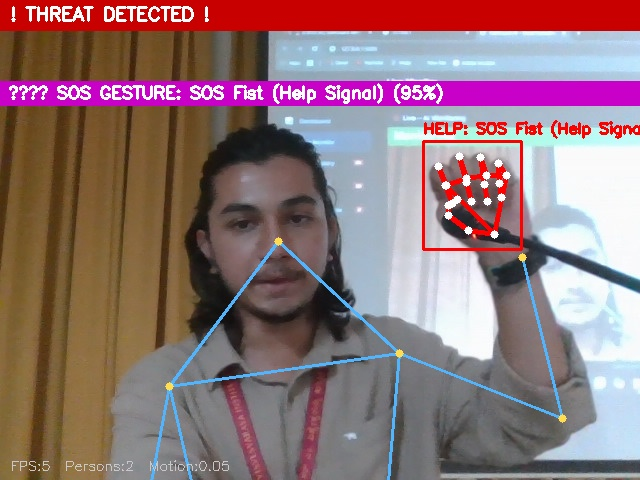
#> input picture data/captures/incident_00f62f49.jpg, 640 x 480 px
$ python -i detector.py   (imports and definitions only)
#> lines starting #> are read from the running program, lines starting #| are printed output that depends on the picture
#> further down, picture is the input picture: shape (480, 640, 3); mean B, G, R 119.4, 116.5, 143.8
"""
AI Violence & Suspicious Activity Detector
Uses optical flow (motion analysis) + background subtraction
+ a lightweight CNN approach to detect:
  - Violence / aggressive movement
  - Suspicious loitering
  - Running/panic behavior
  - Crowd anomaly
"""

import cv2
import numpy as np
import time
from collections import deque


class ActivityDetector:
    def __init__(self, violence_threshold=0.75, sensitivity="medium"):
        self.violence_threshold = violence_threshold
        self.sensitivity = sensitivity

        # Background subtractor
        self.bg_subtractor = cv2.createBackgroundSubtractorMOG2(
            history=500, varThreshold=50, detectShadows=True
        )

        # Optical flow
        self.prev_gray = None
        self.motion_history = deque(maxlen=30)
        self.flow_magnitude_history = deque(maxlen=20)

        # Loitering detection
        self.person_positions = deque(maxlen=150)  # ~5 seconds at 30fps
        self.loiter_threshold = {"low": 120, "medium": 90, "high": 60}

        # HOG person detector
        self.hog = cv2.HOGDescriptor()
        self.hog.setSVMDetector(cv2.HOGDescriptor_getDefaultPeopleDetector())

        self.last_detection = {}
        self.frame_count = 0

    def reset_state(self):
        """Reset temporal state before processing a new camera/video source."""
        self.prev_gray = None
        self.motion_history.clear()
        self.flow_magnitude_history.clear()
        self.person_positions.clear()
        self.last_detection = {}
        self.frame_count = 0

    def _compute_optical_flow(self, gray):
        """Compute dense optical flow to measure motion intensity."""
        if self.prev_gray is None:
            self.prev_gray = gray
            return 0.0, None

        if (
            self.prev_gray.shape != gray.shape
            or self.prev_gray.ndim != 2
            or gray.ndim != 2
        ):
            self.prev_gray = gray
            self.flow_magnitude_history.clear()
            return 0.0, None

        flow = cv2.calcOpticalFlowFarneback(
            self.prev_gray, gray, None,
            0.5, 3, 15, 3, 5, 1.2, 0
        )
        self.prev_gray = gray

        magnitude, _ = cv2.cartToPolar(flow[..., 0], flow[..., 1])
        mean_mag = np.mean(magnitude)
        self.flow_magnitude_history.append(mean_mag)
        return mean_mag, flow

    def _detect_violence(self, frame, flow_mag):
        """
        Violence score based on:
        - Sudden, large motion spikes
        - Erratic motion direction changes
        - High motion variance
        """
        if len(self.flow_magnitude_history) < 5:
            return 0.0

        mags = list(self.flow_magnitude_history)
        mean_mag = np.mean(mags)
        std_mag = np.std(mags)

        # Spike detection - sudden large motion
        score = 0.0
        sensitivity_mult = {"low": 0.7, "medium": 1.0, "high": 1.4}[self.sensitivity]

        if flow_mag > 8 * sensitivity_mult:
            score += 0.4
        if flow_mag > 15 * sensitivity_mult:
            score += 0.3
        if std_mag > 5 * sensitivity_mult:
            score += 0.2
        if flow_mag > mean_mag * 2.5 and mean_mag > 2:
            score += 0.25

        return min(score, 1.0)

    def _detect_loitering(self, persons, frame_shape):
        """Detect if a person is staying in one area too long."""
        if not persons:
            return False, 0.0

        h, w = frame_shape[:2]
        for (x, y, pw, ph) in persons:
            center = (x + pw // 2, y + ph // 2)
            self.person_positions.append(center)

        if len(self.person_positions) < 30:
            return False, 0.0

        positions = np.array(self.person_positions)
        spread = np.std(positions, axis=0)
        area_spread = np.sqrt(spread[0]**2 + spread[1]**2)

        # Low spread over long period = loitering
        threshold = self.loiter_threshold.get(self.sensitivity, 90)
        if area_spread < 40 and len(self.person_positions) >= threshold:
            confidence = max(0.0, 1.0 - (area_spread / 40))
            return True, min(confidence, 0.95)

        return False, 0.0

    def _detect_running(self, flow_mag):
        """Detect panic/running based on sustained high motion."""
        if len(self.flow_magnitude_history) < 10:
            return False, 0.0

        recent = list(self.flow_magnitude_history)[-10:]
        sustained_high = sum(1 for m in recent if m > 6)

        if sustained_high >= 7:
            return True, min(sustained_high / 10.0, 0.90)
        return False, 0.0

    def _detect_persons(self, frame):
        """HOG-based person detection (runs every 5 frames for performance)."""
        if self.frame_count % 5 != 0:
            return self.last_detection.get('persons', [])

        small = cv2.resize(frame, (frame.shape[1] // 2, frame.shape[0] // 2))
        persons, _ = self.hog.detectMultiScale(
            small, winStride=(8, 8), padding=(4, 4), scale=1.05
        )
        # Scale back
        if len(persons) > 0:
            persons = [(x*2, y*2, w*2, h*2) for (x, y, w, h) in persons]
        self.last_detection['persons'] = list(persons)
        return list(persons)

    def detect(self, frame):
        """
        Process frame and return detection results.
        Returns: (annotated_frame, results_dict)
        """
        self.frame_count += 1
        annotated = frame.copy()
        gray = cv2.cvtColor(frame, cv2.COLOR_BGR2GRAY)
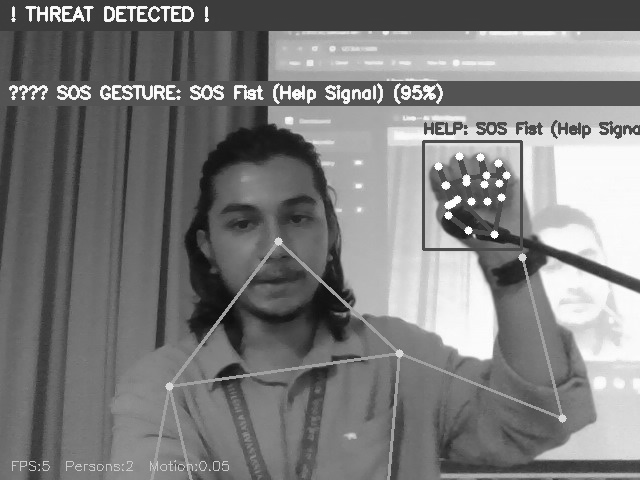
#> gray: shape (480, 640); min 12, max 255, mean 125
        gray = cv2.GaussianBlur(gray, (21, 21), 0)
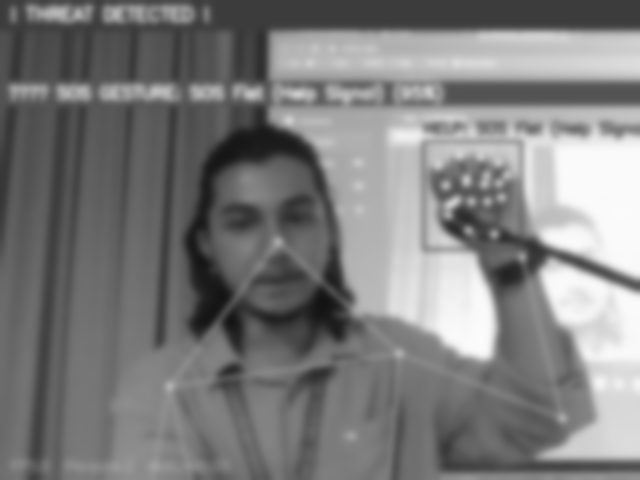
#> gray: shape (480, 640); min 20, max 251, mean 125

        # Background subtraction
        fg_mask = self.bg_subtractor.apply(frame)
#> fg_mask: shape (480, 640); every value is 127
        fg_mask = cv2.threshold(fg_mask, 128, 255, cv2.THRESH_BINARY)[1]
#> fg_mask: shape (480, 640); every value is 0
        motion_pixels = cv2.countNonZero(fg_mask)
#> motion_pixels = 0
        frame_area = frame.shape[0] * frame.shape[1]
#> frame_area = 307200
        motion_ratio = motion_pixels / frame_area
#> motion_ratio = 0

        # Optical flow
        flow_mag, flow = self._compute_optical_flow(gray)
#> flow_mag = 0

        # Person detection
        persons = self._detect_persons(frame)
#> persons = []

        # Draw persons
        for (x, y, pw, ph) in persons:
            cv2.rectangle(annotated, (x, y), (x + pw, y + ph), (0, 255, 100), 2)
#> this loop made 0 passes

        # Detections
        violence_score = self._detect_violence(frame, flow_mag)
#> violence_score = 0
        loitering, loiter_conf = self._detect_loitering(persons, frame.shape)
#> loitering = False; loiter_conf = 0
        running, run_conf = self._detect_running(flow_mag)
#> running = False; run_conf = 0

        results = {
            "violence": {
                "detected": violence_score >= self.violence_threshold,
                "score": round(violence_score, 3),
                "confidence": round(violence_score, 3)
            },
            "loitering": {
                "detected": loitering,
                "confidence": round(loiter_conf, 3)
            },
            "running_panic": {
                "detected": running,
                "confidence": round(run_conf, 3)
            },
            "motion": {
                "ratio": round(motion_ratio, 3),
                "flow_magnitude": round(flow_mag, 3)
            },
            "persons_count": len(persons),
            "threat_level": "none"
        }

        # Compute overall threat level
        if violence_score >= self.violence_threshold:
            results["threat_level"] = "critical"
            h, w = annotated.shape[:2]
            cv2.rectangle(annotated, (0, 0), (w, h), (0, 0, 255), 8)
            cv2.rectangle(annotated, (0, 0), (w, 55), (0, 0, 180), -1)
            cv2.putText(annotated, f"⚠ VIOLENCE DETECTED ({violence_score:.0%})",
                        (10, 38), cv2.FONT_HERSHEY_DUPLEX, 0.9, (255, 255, 255), 2)
        elif loitering and loiter_conf > 0.6:
            results["threat_level"] = "warning"
            cv2.rectangle(annotated, (0, 0), (annotated.shape[1], 50), (0, 140, 255), -1)
            cv2.putText(annotated, f"⚠ SUSPICIOUS LOITERING ({loiter_conf:.0%})",
                        (10, 35), cv2.FONT_HERSHEY_DUPLEX, 0.8, (255, 255, 255), 2)
        elif running and run_conf > 0.7:
            results["threat_level"] = "warning"
            cv2.rectangle(annotated, (0, 0), (annotated.shape[1], 50), (0, 165, 255), -1)
            cv2.putText(annotated, f"⚠ PANIC/RUNNING DETECTED ({run_conf:.0%})",
                        (10, 35), cv2.FONT_HERSHEY_DUPLEX, 0.8, (255, 255, 255), 2)

        # HUD overlay (bottom bar)
        h, w = annotated.shape[:2]
#> h = 480; w = 640
        cv2.rectangle(annotated, (0, h - 30), (w, h), (20, 20, 20), -1)
        cv2.putText(annotated,
                    f"Persons: {len(persons)} | Motion: {motion_ratio:.1%} | Flow: {flow_mag:.1f}",
                    (8, h - 8), cv2.FONT_HERSHEY_SIMPLEX, 0.55, (180, 180, 180), 1)
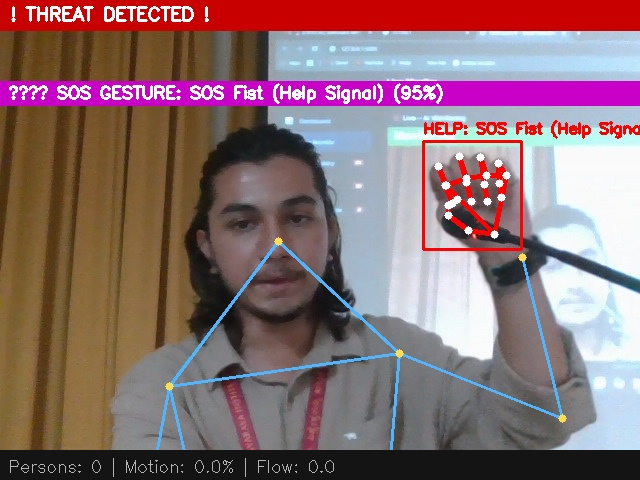
#> annotated: shape (480, 640, 3); mean B, G, R 113.9, 110.9, 137.9

        return annotated, results

>>> import cv2
>>> picture = cv2.imread('../data/captures/incident_00f62f49.jpg')
>>> result = ActivityDetector().detect(picture)

$ run again, on data/captures/incident_3f229f84.jpg
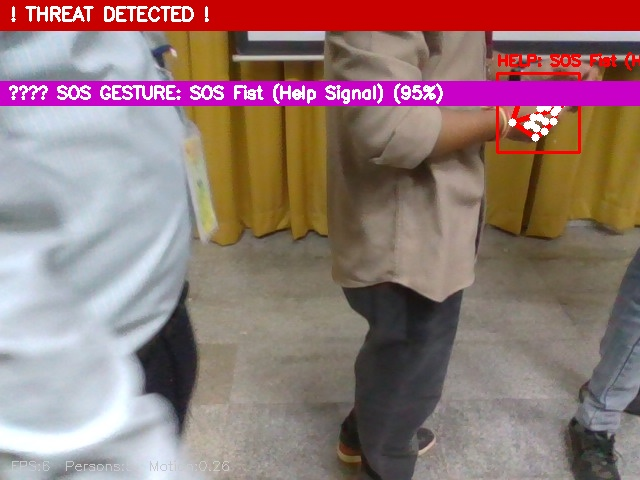
#> input picture data/captures/incident_3f229f84.jpg, 640 x 480 px
#> picture is the input picture: shape (480, 640, 3); mean B, G, R 117.4, 119.7, 147.3
#> in detect, `gray = cv2.GaussianBlur(gray, (21, 21), 0)`:
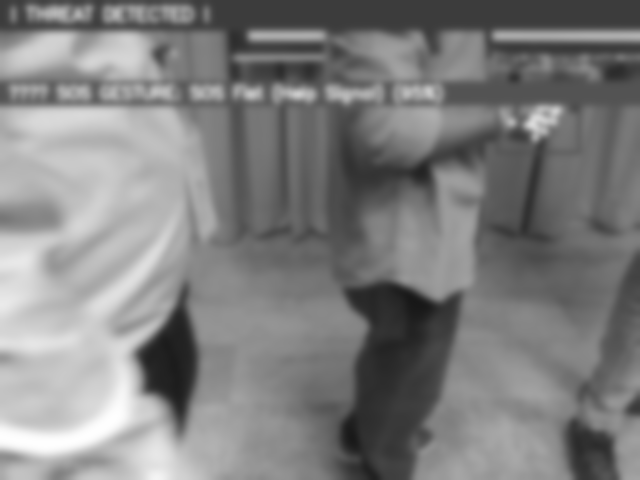
#> gray: shape (480, 640); min 23, max 254, mean 127.7
#> motion_pixels = 0
#> persons = []
#> violence_score = 0
#> loitering = False; loiter_conf = 0
#> running = False; run_conf = 0
#> in detect, `cv2.putText(annotated, f"Persons: {len(persons)} | Motion: {motion_rat..`:
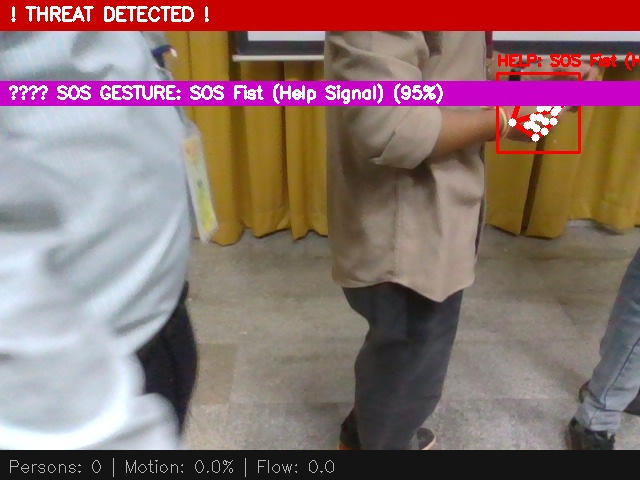
#> annotated: shape (480, 640, 3); mean B, G, R 110.1, 112.3, 139.8

$ run again, on data/captures/incident_01da96b9.jpg
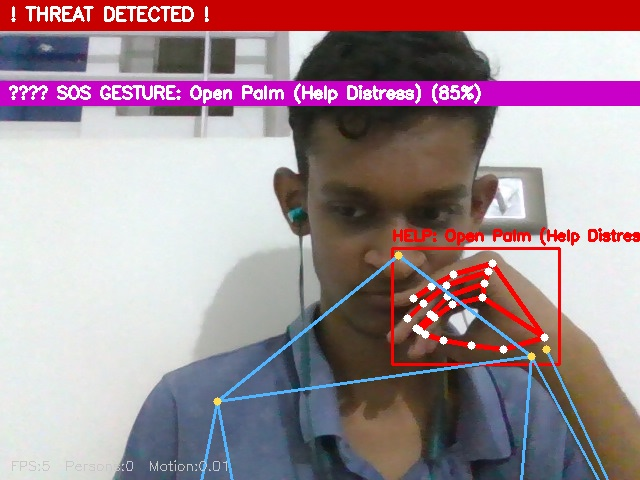
#> input picture data/captures/incident_01da96b9.jpg, 640 x 480 px
#> picture is the input picture: shape (480, 640, 3); mean B, G, R 147.2, 139.7, 163
#> in detect, `gray = cv2.GaussianBlur(gray, (21, 21), 0)`:
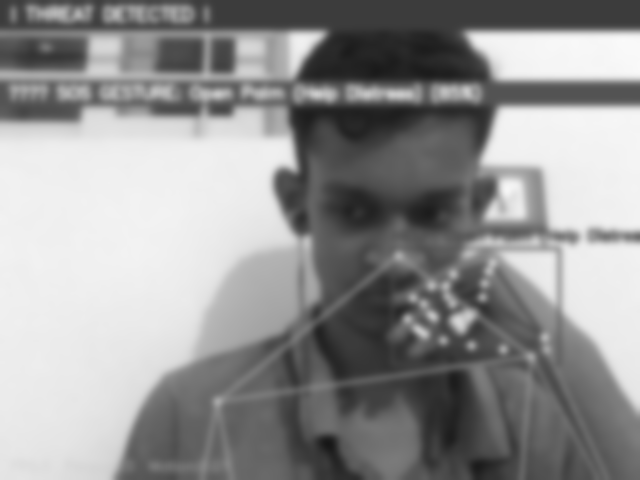
#> gray: shape (480, 640); min 22, max 250, mean 147.5
#> motion_pixels = 0
#> persons = []
#> violence_score = 0
#> loitering = False; loiter_conf = 0
#> running = False; run_conf = 0
#> in detect, `cv2.putText(annotated, f"Persons: {len(persons)} | Motion: {motion_rat..`:
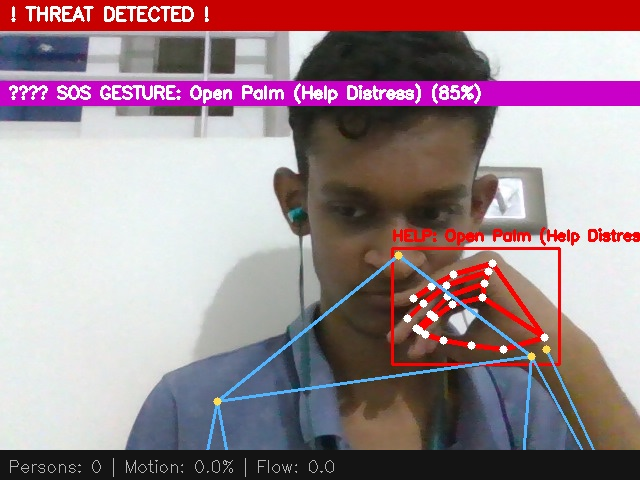
#> annotated: shape (480, 640, 3); mean B, G, R 141.1, 134.2, 157.9

$ run again, on data/captures/incident_022ed836.jpg
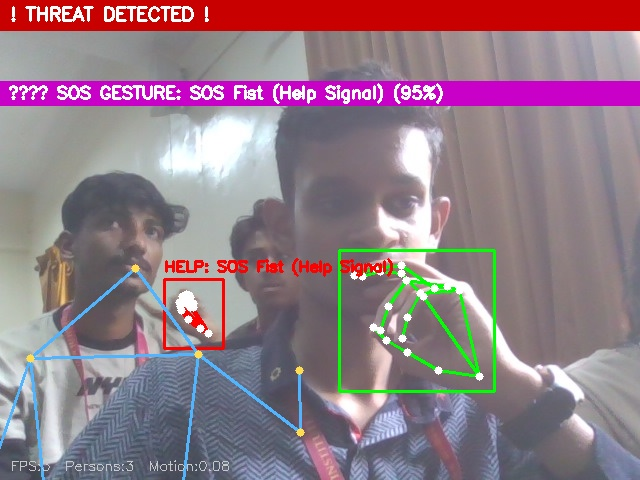
#> input picture data/captures/incident_022ed836.jpg, 640 x 480 px
#> picture is the input picture: shape (480, 640, 3); mean B, G, R 134.7, 123.8, 147
#> in detect, `gray = cv2.GaussianBlur(gray, (21, 21), 0)`:
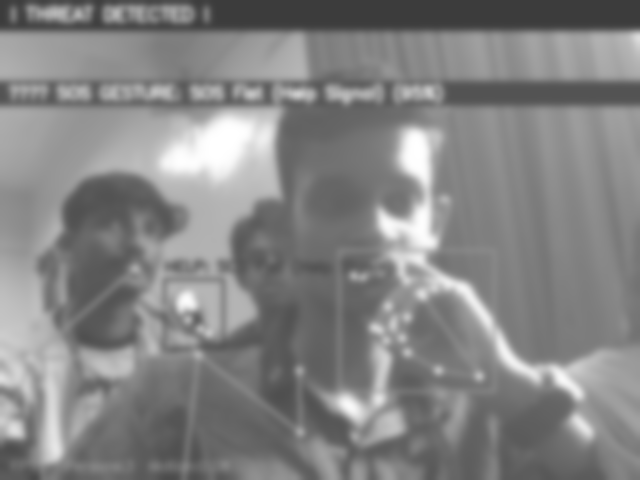
#> gray: shape (480, 640); min 60, max 255, mean 132
#> motion_pixels = 0
#> persons = []
#> violence_score = 0
#> loitering = False; loiter_conf = 0
#> running = False; run_conf = 0
#> in detect, `cv2.putText(annotated, f"Persons: {len(persons)} | Motion: {motion_rat..`:
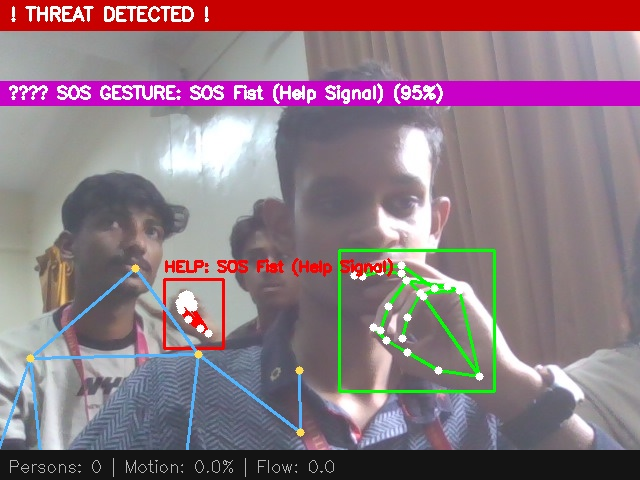
#> annotated: shape (480, 640, 3); mean B, G, R 128.3, 118.5, 141.8
